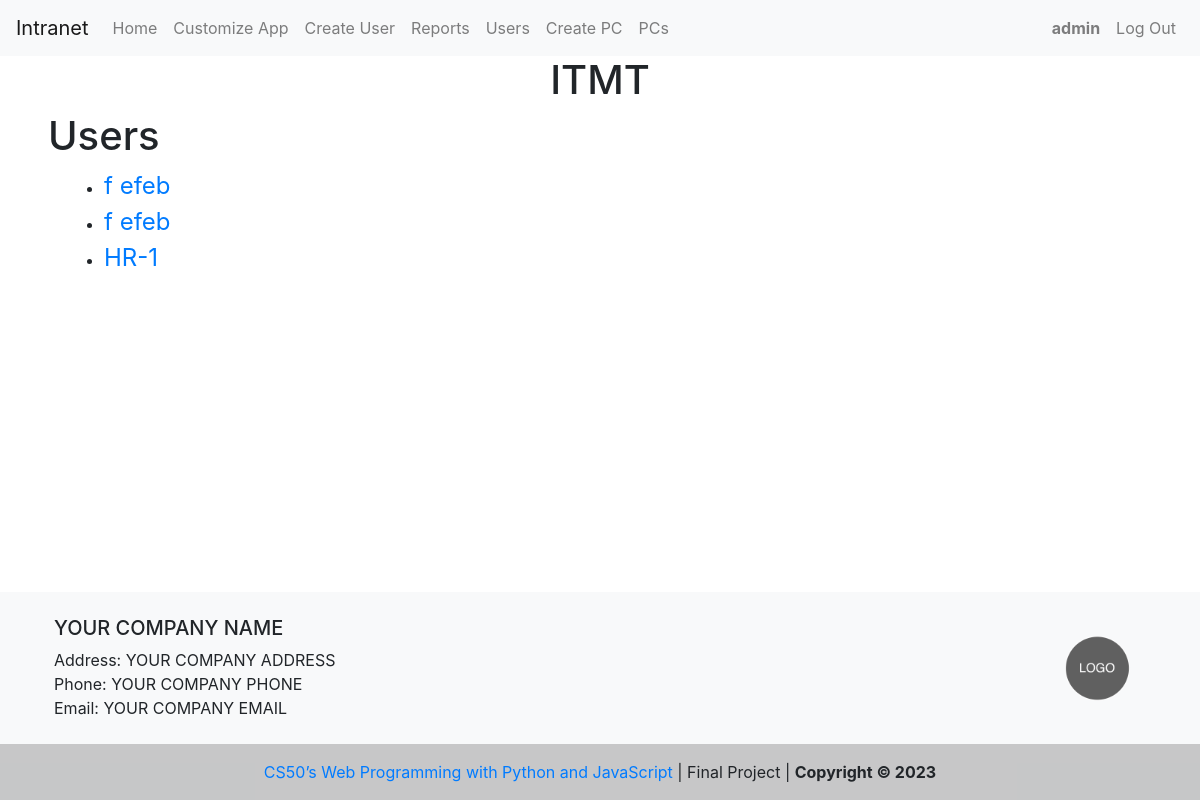
The page /pcs (signed in) on the database as committed earlier.
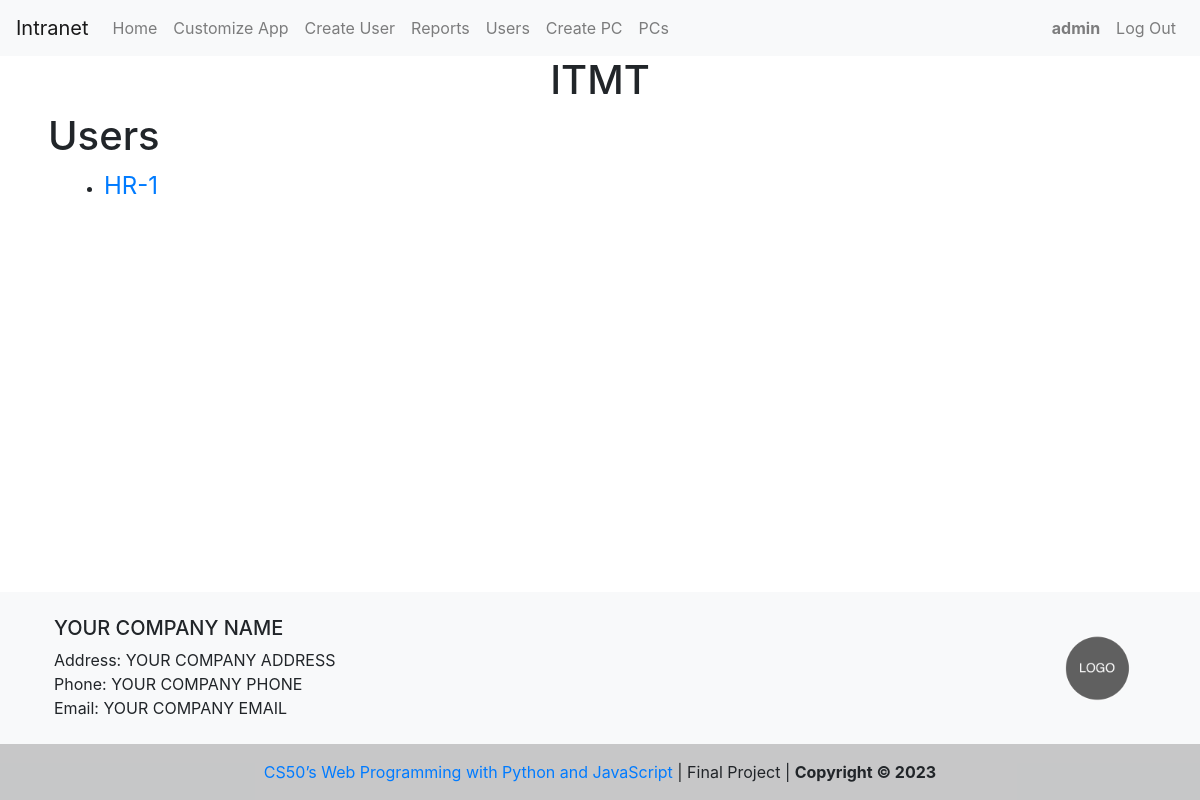
The same page on the database as committed later.
### capstone/models.py (models this page shows)
class User(AbstractUser):
    pass

class Computer(models.Model):
    created_at = models.DateTimeField(auto_now_add=True)
    responsible = models.CharField(max_length=255, default="")
    department = models.CharField(max_length=255)
    seal_number = models.CharField(max_length=255, unique=True)
    computer_name = models.CharField(max_length=255)
    inventory_number_pc = models.CharField(max_length=255)
    motherboard_brand = models.CharField(max_length=255)
    motherboard_model = models.CharField(max_length=255)
    motherboard_serial_number = models.CharField(max_length=255, unique=True)
    hard_disk_brand = models.CharField(max_length=255)
    hard_disk_model = models.CharField(max_length=255)
    hard_disk_serial_number = models.CharField(max_length=255, unique=True)
    ram_memory_brand = models.CharField(max_length=255)
    ram_memory_model = models.CharField(max_length=255)
    ram_memory_serial_number = models.CharField(max_length=255, unique=True)
    microprocessor_brand = models.CharField(max_length=255)
    microprocessor_model = models.CharField(max_length=255)
    microprocessor_serial_number = models.CharField(max_length=255, unique=True)
    psu_internal_brand = models.CharField(max_length=255)
    psu_internal_model = models.CharField(max_length=255)
    psu_internal_serial_number = models.CharField(max_length=255, unique=True)
    cd_dvd_reader_brand = models.CharField(max_length=255)
    cd_dvd_reader_model = models.CharField(max_length=255)
    cd_dvd_reader_serial_number = models.CharField(max_length=255, unique=True)
    monitor_brand = models.CharField(max_length=255)
    monitor_model = models.CharField(max_length=255)
    monitor_serial_number = models.CharField(max_length=255, unique=True)
    monitor_inventory_number = models.CharField(max_length=255)
    keyboard_brand = models.CharField(max_length=255)
    keyboard_model = models.CharField(max_length=255)
    keyboard_serial_number = models.CharField(max_length=255, unique=True)
    keyboard_inventory_number = models.CharField(max_length=255)
    mouse_brand = models.CharField(max_length=255)
    mouse_model = models.CharField(max_length=255)
    mouse_serial_number = models.CharField(max_length=255, unique=True)
    mouse_inventory_number = models.CharField(max_length=255)
    speakers_brand = models.CharField(max_length=255)
    speakers_model = models.CharField(max_length=255)
    speakers_serial_number = models.CharField(max_length=255, unique=True)
    speakers_inventory_number = models.CharField(max_length=255)
    printer_brand = models.CharField(max_length=255)
    printer_model = models.CharField(max_length=255)
    printer_serial_number = models.CharField(max_length=255, unique=True)
    printer_inventory_number = models.CharField(max_length=255)
    psu_external_brand = models.CharField(max_length=255)
    psu_external_model = models.CharField(max_length=255)
    psu_external_serial_number = models.CharField(max_length=255, unique=True)
    psu_external_inventory_number = models.CharField(max_length=255)

class Footer(models.Model):
    company_name = models.CharField(max_length=255)
    company_address = models.CharField(max_length=255)
    company_phone = models.CharField(max_length=20)
    company_email = models.EmailField(default="")
    company_avatar = models.ImageField(upload_to="company_logo/")

### capstone/views.py (the view)
# urls.py: path("pcs", views.pcs, name="pcs"),
@login_required
def pcs(request):
    pcs = Computer.objects.all().order_by("-department", "computer_name")
    return render(request, "capstone/pcs.html", {"pcs": pcs})

### capstone/context_processors.py (called while the page is built)
def footer_processor(request):
    footer = Footer.objects.first()
    return {
        "company_name": footer.company_name,
        "company_address": footer.company_address,
        "company_phone": footer.company_phone,
        "company_email": footer.company_email,
        "company_avatar": footer.company_avatar,
    }

### capstone/templates/capstone/pcs.html
{% extends "capstone/layout.html" %}
{% block body %}
{% if user.is_authenticated %}
{% if user.username == 'admin' %}
<div class="ml-5 mr-5">
    <h1>Users</h1>
    <ul class="ml-3">
      {% for pc in pcs %}
      <li>
        <a class=' text-decoration-none fs-24' href="{% url 'pc_profile' pc.computer_name %}">{{ pc.computer_name }}</a>
      </li>
      {% endfor %}
    </ul>
  </div>
{% endif %}
{% endif %}
{% endblock %}

### capstone/templates/capstone/layout.html (shortened to what this page needs)
{% load static %}
<!DOCTYPE html>
<html lang="en">
  <head>
    <link
      rel="stylesheet"
      href="https://cdn.jsdelivr.net/npm/intl-tel-input@18.1.1/build/css/intlTelInput.css"
    />
    <link
      rel="stylesheet"
      href="https://stackpath.bootstrapcdn.com/bootstrap/4.4.1/css/bootstrap.min.css"
    />
    <link href="{% static 'capstone/styles.css' %}" rel="stylesheet" />
  </head>
  <body>
    <nav class="navbar navbar-expand-lg navbar-light bg-light">
      <a class="navbar-brand" href="{{ company_intranet|default:'#'}}" rel="noopener noreferrer" target="{{ company_intranet|yesno:'blank' }}">Intranet</a>
      <div class="navbar-collapse">
        <ul class="navbar-nav mr-auto">
          {% if user.is_authenticated %}
          <li class="nav-item">
            <a class="nav-link" href="{% url 'index' %}">Home</a>
          </li>
          <li class="nav-item">
            {% if user.username == 'admin' %}
            <a class="nav-link" href="{% url 'customize_app' %}">Customize App</a>
          </li>
          <li class="nav-item">
            <a class="nav-link" href="{% url 'create_user' %}">Create User </a>
          </li>
          <li class="nav-item">
            <a class="nav-link" href="{% url 'reports' %}">Reports</a>
          </li>
          <li class="nav-item">
            <a class="nav-link" href="{% url 'users' %}">Users</a>
          </li>
          <li class="nav-item">
            <a class="nav-link" href="{% url 'create_pc' %}">Create PC</a>
          </li>
          <li class="nav-item">
            <a class="nav-link" href="{% url 'pcs' %}">PCs</a>
          </li>
          {% endif %}
        </ul>
        <ul class="navbar-nav ml-auto">
          <li class="nav-item">
            <a class="nav-link" href="#"
              ><strong>{{ user.username }}</strong></a
            >
          </li>
          <li class="nav-item">
            <a class="nav-link" href="{% url 'logout' %}">Log Out</a>
          </li>
          {% else %}
          <li class="nav-item">
            <a class="nav-link" href="{% url 'login' %}">Log In</a>
          </li>
        </ul>
        {% endif %}
      </div>
    </nav>
    {% if user.is_authenticated %}
    <h1 class="d-flex justify-content-center">ITMT</h1>
    {% endif %}
    <div class="body content">
      {% block body %}
      {% endblock %}
    </div>
  </body>
  {% include 'capstone/footer.html' %}
</html>

### capstone/templates/capstone/footer.html
<footer class="bg-light text-lg-start mt-5">
  <div class="container p-4">
    <div class="row">
      <div class="col-lg-6 col-md-12 mb-4 mb-md-0">
        <h5 class="text-uppercase">{{ company_name }}</h5>
        <div>
          <p class="m-0">Address: {{ company_address }}</p>
          <p class="m-0">Phone: {{ company_phone }}</p>
          <p class="m-0">Email: {{ company_email }}</p>
        </div>
      </div>
      <div
        class="col-lg-6 col-md-12 mb-4 mb-md-0 d-flex justify-content-end align-items-center"
      >
      <img src="{{ company_avatar.url|default:'/media/company_logo/logo-placeholder-image.png'}}" alt="{{company_name}} Logo" class="rounded-circle" style="height: 6rem; width: 6rem; object-fit: cover" />
      </div>
    </div>
  </div>
  <div class="text-center p-3 footer">
    <a href="https://cs50.harvard.edu/web/2020/" class="text-decoration-none" target="blank" rel="noopener noreferrer">CS50’s Web Programming with Python and JavaScript</a> | Final Project |
    <b>Copyright © 2023</b>
  </div>
</footer>

### capstone/static/capstone/styles.css (style rules this page uses)
:root { --border-color: #80bdff; --box-shadow: 0 0 0 0.2rem rgba(0, 123, 255, 0.25); }
body { display: flex; min-height: 100vh; flex-direction: column; }
.content { flex: 1; }
.fs-24 { font-size: 24px; }
.footer { background-color: rgba(0, 0, 0, 0.2); }

Rows that differ between the two databases and show on the page:
removed Computer: computer_name "f efeb"
removed Computer: computer_name "f efeb"
